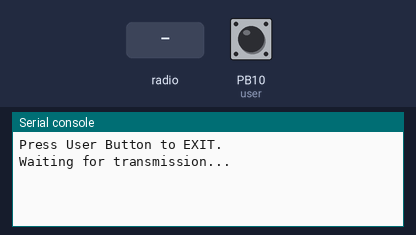
Bench run of a program on a simulated pyboard running MicroPython. Shown: the last lines printed to the serial console. Inputs (shaded band) come from the test bench; at power-on: PB10 (user) HIGH. At 3.5 s the program stops and its outputs stay as they are.

Above: at 1.2 s.
1.3 s: radio message "1" arrives
At 2.1 s:
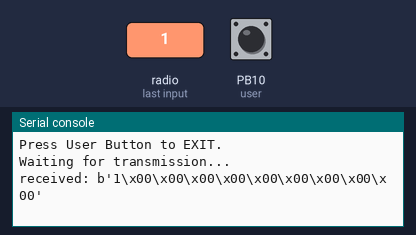
3.0 s: PB10 (user) pulled LOW for 0.15 s
At 4.7 s:
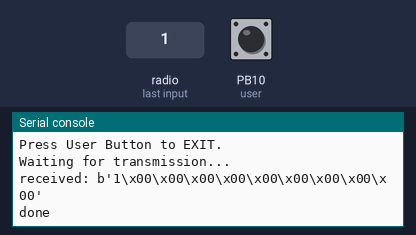

The program:

bb_machine_radio_receive.py
```python
# (licence header left out)
import sys
import ustruct as struct
import utime
import pyb
from machine import Pin, SPI, SoftSPI
from nrf24l01 import NRF24L01
from micropython import const
import time

# this code runs on board address "00001"
### Constants and PIN Definitions ###############
USER_BUTTON_PIN = 'PB10'
address = "00001"
text = ""

### Setup #########################
user = Pin(USER_BUTTON_PIN, Pin.IN, Pin.PULL_UP)
spi=pyb.SPI(2)
radio=NRF24L01(spi, cs=Pin("PA8"), ce=Pin("PB12"), payload_size=10)

### Radio Configuration ###################
radio.open_rx_pipe(0, address)
radio.start_listening()

### main ##########################
done = False
print("Press User Button to EXIT.")
try:
    print("Waiting for transmission...")
    while not done:
        user_btn = user.value()
        #print("user_btn:",user_btn)
        if user_btn == 0:
            done=True
        if radio.any():
            text = ""
            while radio.any():
                text = radio.recv()
                print("received:",text)
        time.sleep(0.5)
except KeyboardInterrupt:
    done = True
    print('Interrupted by Control-c.')
finally:
    print("done")
```

Measured:
- after the input at 1.3 s, the serial console: prints a new line after 0.20 s (image 1)
- after the input at 3.0 s, the serial console: prints a new line after 0.50 s (image 2)
